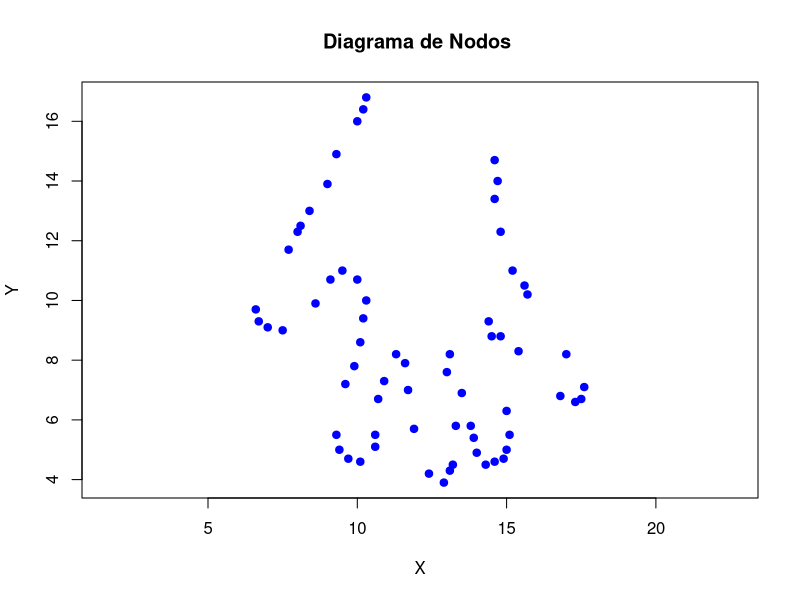
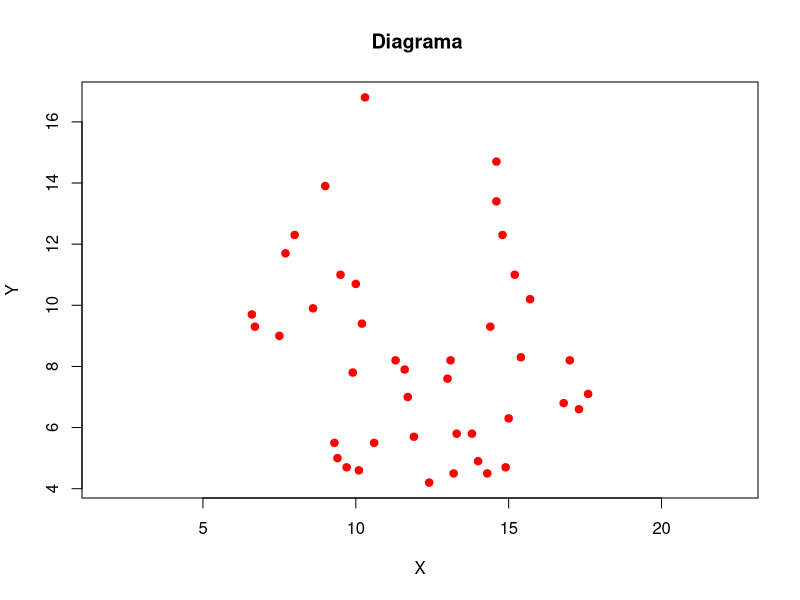
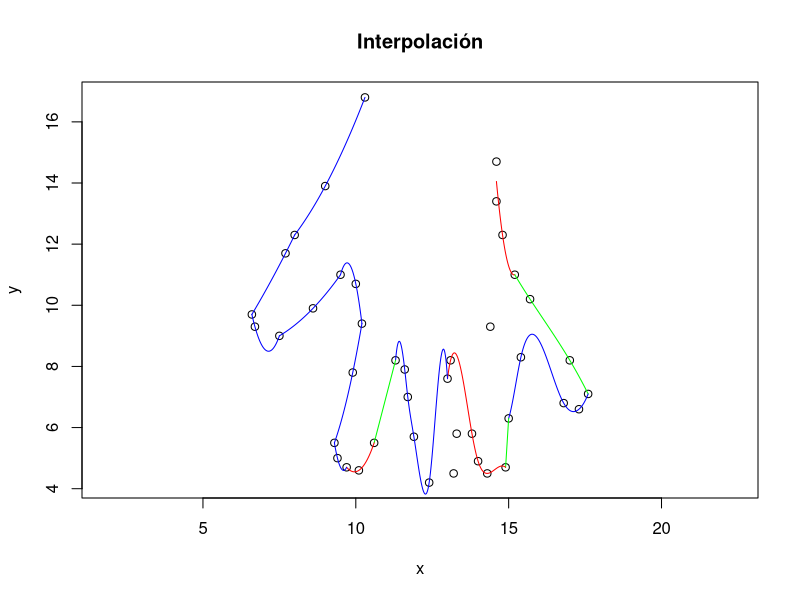

These figures' R source, in order:

######Punto 5 mano

## Datos o Nodos


x=c(14.6, 14.7, 14.6, 14.8, 15.2, 15.6, 15.7, 17.0, 17.6, 17.5, 17.3, 16.8, 15.4, 14.8, 14.4, 14.5, 15.0, 15.1, 15.0, 14.9, 14.6, 14.3, 14.0, 13.9, 13.8, 13.5, 13.1, 13.0, 13.3, 13.2, 13.1, 12.9, 12.4, 11.9, 11.7, 11.6, 11.3, 10.9, 10.7, 10.6, 10.6, 10.1, 9.7, 9.4, 9.3, 9.6, 9.9, 10.1, 10.2, 10.3, 9.10, 8.6, 7.5, 7.0, 6.7, 6.6, 7.70, 8.00, 8.10, 8.40,              9.00, 9.30, 10, 10.2, 10.3, 10.0, 9.50)
y=c(14.7, 14.0, 13.4, 12.3, 11.0, 10.5, 10.2, 8.20, 7.10, 6.70, 6.60, 6.80, 8.30, 8.80, 9.30, 8.80, 6.30, 5.50, 5.00, 4.70, 4.60, 4.50, 4.90, 5.40, 5.80, 6.90, 8.20, 7.60, 5.80, 4.50, 4.30, 3.90, 4.20, 5.70, 7.00, 7.90, 8.20, 7.30, 6.70, 5.50, 5.10, 4.60, 4.7, 5.0, 5.5, 7.2, 7.8, 8.60, 9.40, 10.0, 10.7, 9.9, 9.0, 9.1, 9.3, 9.7, 11.7, 12.3, 12.5, 13.0,              13.9, 14.9, 16, 16.4, 16.8, 10.7, 11.0)
plot(x,y, pch=19, cex=1, col = "blue", asp=1,xlab="X", ylab="Y", main="Diagrama de Nodos ")

x=c(14.6, 14.6, 14.8, 15.2, 15.7,17.0, 17.6, 17.3, 16.8, 15.4,14.4, 15.0, 14.9, 14.3, 14.0, 13.8, 13.1, 13.0, 13.3, 13.2, 12.4, 11.9, 11.7, 11.6, 11.3, 10.6, 10.1,  9.7, 9.4,  9.3,  9.9, 10.2, 10.0, 9.50,8.6,  7.5,  6.7,  6.6, 7.70, 8.00, 9.00, 10.3)
y=c(14.7, 13.4, 12.3, 11.0, 10.2,8.20, 7.10, 6.60, 6.80, 8.30,9.30, 6.30, 4.70, 4.50, 4.90, 5.80, 8.20, 7.60, 5.80, 4.50, 4.20, 5.70, 7.00, 7.90, 8.20,5.50, 4.60,  4.7, 5.00,  5.5,  7.8, 9.40, 10.7, 11.0, 9.90,  9.0, 9.30, 9.70, 11.7, 12.3, 13.9, 16.8)

plot(x,y, pch=19, cex=1, col = "red", asp=1,xlab="X", ylab="Y", main="Diagrama ")
x
plot(x,y,main = "Interpolación",asp=1)
vx1 = c(x[1:4])
vy1 = c(y[1:4])
splines = splinefun(vx1,vy1, method = "fmm")
curve(splines(x), add = TRUE, col = "red", from = vx1[1], to = vx1[length(vx1)])
vx2 = c(x[4:7])
vy2 = c(y[4:7])
splines = splinefun(vx2,vy2, method = "fmm")
curve(splines(x), add = TRUE, col = "green", from = vx2[1], to = vx2[length(vx2)])
vx3 = c(x[7:12])
vy3 = c(y[7:12])
splines = splinefun(vx3,vy3, method = "fmm")
curve(splines(x), add = TRUE, col = "blue", from = vx3[1], to = vx3[length(vx3)])
vx4 = c(x[12:13])
vy4 = c(y[12:13])
splines = splinefun(vx4,vy4, method = "fmm")
curve(splines(x), add = TRUE, col = "green", from = vx4[1], to = vx4[length(vx4)])
vx5 = c(x[13:18])
vy5 = c(y[13:18])
splines = splinefun(vx5,vy5, method = "fmm")
curve(splines(x), add = TRUE, col = "red", from = vx5[1], to = vx5[length(vx5)])
vx6 = c(x[18:25])
vy6 = c(y[18:25])
splines = splinefun(vx6,vy6, method = "fmm")
curve(splines(x), add = TRUE, col = "blue", from = vx6[1], to = vx6[length(vx6)])
vx7 = c(x[25:26])
vy7 = c(y[25:26])
splines = splinefun(vx7,vy7, method = "fmm")
curve(splines(x), add = TRUE, col = "green", from = vx7[1], to = vx7[length(vx7)])
vx8 = c(x[26:28])
vy8 = c(y[26:28])
splines = splinefun(vx8,vy8, method = "fmm")
curve(splines(x), add = TRUE, col = "red", from = vx8[1], to = vx8[length(vx8)])
vx9 = c(x[28:30])
vy9 = c(y[28:30])
splines = splinefun(vx9,vy9, method = "fmm")
curve(splines(x), add = TRUE, col = "blue", from = vx9[1], to = vx9[length(vx9)])
vx10 = c(x[30:32])
vy10 = c(y[30:32])
splines = splinefun(vx10,vy10, method = "fmm")
curve(splines(x), add = TRUE, col = "blue", from = vx10[1], to = vx10[length(vx10)])
vx11 = c(x[32:34])
vy11 = c(y[32:34])
splines = splinefun(vx11,vy11, method = "fmm")
curve(splines(x), add = TRUE, col = "blue", from = vx11[1], to = vx11[length(vx11)])
vx12 = c(x[34:36])
vy12 = c(y[34:36])
splines = splinefun(vx12,vy12, method = "fmm")
curve(splines(x), add = TRUE, col = "blue", from = vx12[1], to = vx12[length(vx12)])
vx13 = c(x[36:38])
vy13 = c(y[36:38])
splines = splinefun(vx13,vy13, method = "fmm")
curve(splines(x), add = TRUE, col = "blue", from = vx13[1], to = vx13[length(vx13)])
vx14 = c(x[38:40])
vy14 = c(y[38:40])
splines = splinefun(vx14,vy14, method = "fmm")
curve(splines(x), add = TRUE, col = "blue", from = vx14[1], to = vx14[length(vx14)])
vx15 = c(x[40:42])
vy15 = c(y[40:42])
splines = splinefun(vx15,vy15, method = "fmm")
curve(splines(x), add = TRUE, col = "blue", from = vx15[1], to = vx15[length(vx15)])


